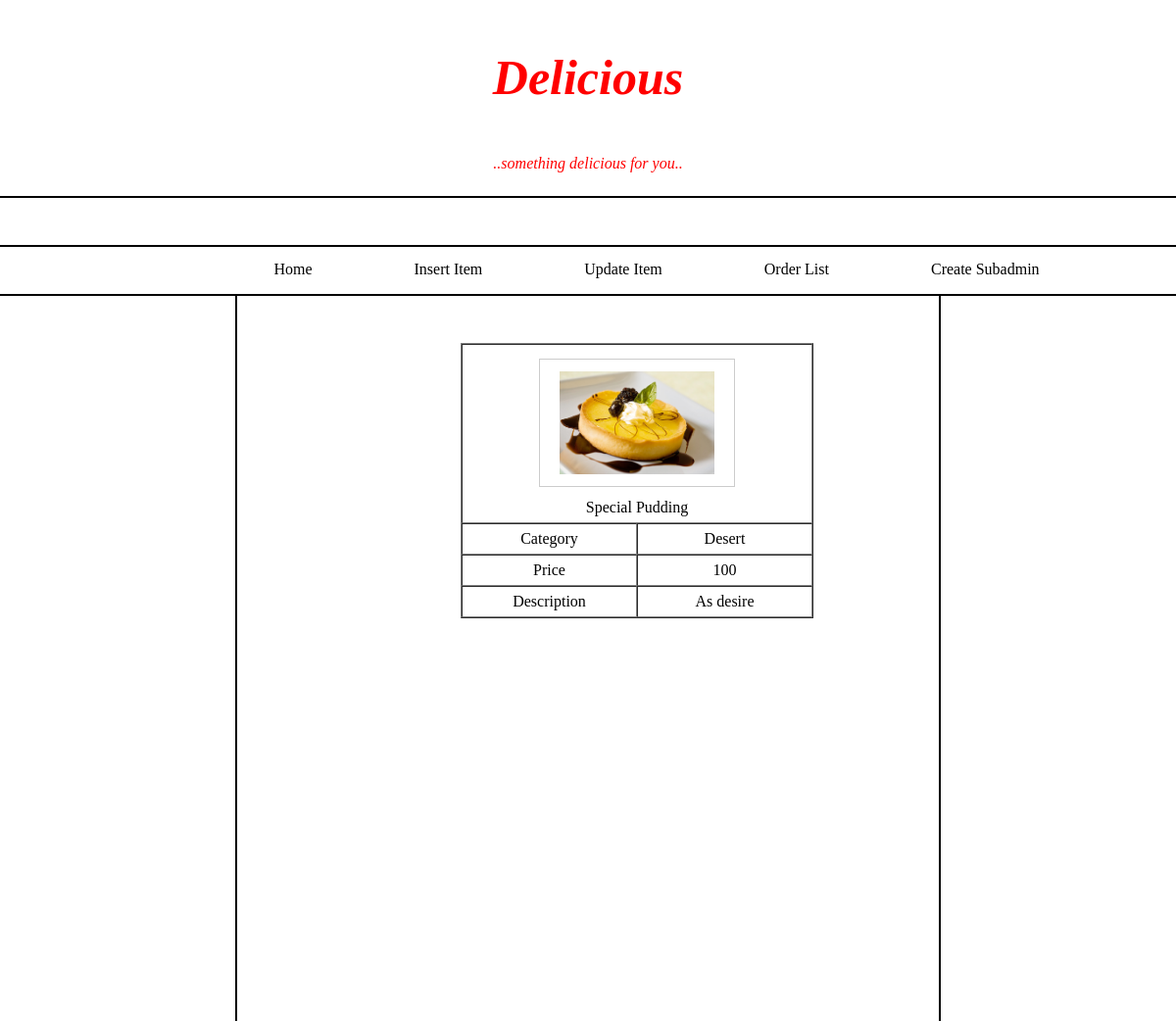
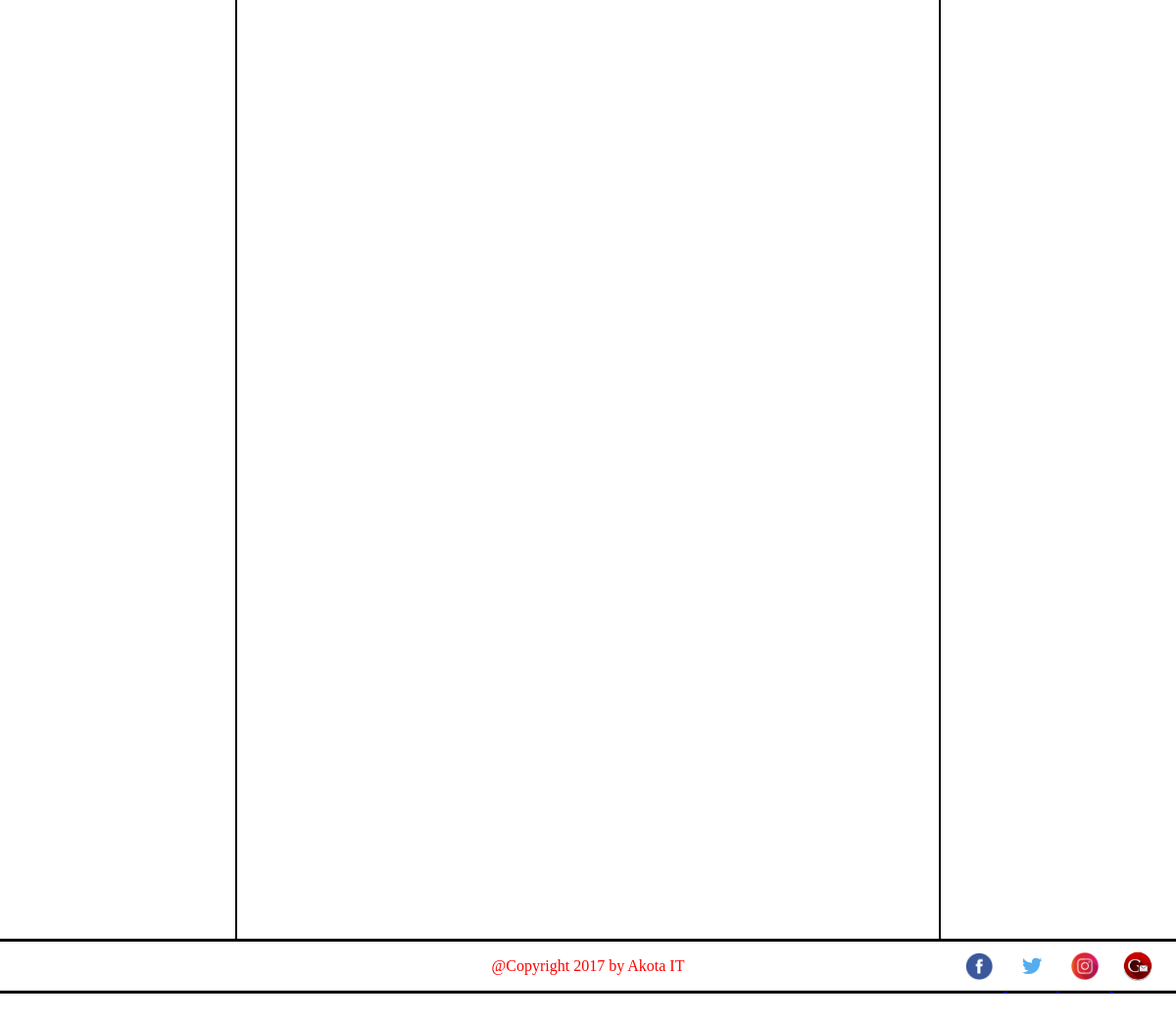
The app's page /Delicious/Admin/view.php?item_id=1 with its own data (2 pictures, top to bottom).
### tables this page shows
CREATE TABLE `item` (
  `item_id` int(10) NOT NULL,
  `item_name` varchar(50) NOT NULL,
  `category` varchar(20) NOT NULL,
  `price` int(20) NOT NULL,
  `description` text NOT NULL,
  `img_name` varchar(50) NOT NULL,
  `img_path` varchar(50) NOT NULL,
  `img_type` varchar(50) NOT NULL
);

### Delicious/Admin/view.php (the view, shortened to what this page needs)
<!doctype html>
<html>
<head>
<link rel="stylesheet" type="text/css" href="../css/style.css">
</head>
<body>
	<div id="header">
<?php include("../header/header.php");   ?>
</div>
<div id="menu">
	</div>
	<div id="menu1">
<?php include("menu/menu.php");   ?>
	</div>
	<div id="sbar">
</div>
	<div id="sbar1"></div>
	<div id="cont">
<?php
include("../database/config.php");
if(isset($_GET['item_id'])){
	$item_id = $_GET['item_id'];
$result2 = "SELECT * FROM `item` where `item_id`='".$item_id."'";
$query2 = mysqli_query($myconn, $result2);
?>
<table width="50%" style="margin:0 auto" border="1px solid black" cellspacing="0" cellpadding="6">
<?php
while($row = mysqli_fetch_array($query2)){
	$item_name = $row['item_name'];
	$category = $row['category'];
	$price = $row['price'];
	$description = $row['description'];
	$imgpath = $row['img_path'];
	if($item_name == $item_name){
?>
				<tr width="100%"><td colspan="2"><center><?php echo '<img class="item_img" src="'.$imgpath.'">';?><br><?php echo $item_name; ?></center></td>
                </tr>
                <tr><td width="50%"><center>Category</center></td>
                <td><center><?php echo $category; ?></center></td></tr>
                <tr><td width="50%"><center>Price</center></td>
                <td><center><?php echo $price; ?></center></td
                ></tr>
                <tr><td width="50%"><center>Description</center></td>
                <td><center><?php echo $description; ?></center></td></tr>
<?php
		}
	}
}
?>
</table>
</div>
	<div id="footer">
<?php include("../footer/footer.php");   ?>
</div>
</body>
</html>

### Delicious/css/style.css (style rules this page uses)
#header { width: 100%; top: 0px; height: 200px; left: 0px; position: absolute; border-bottom:2px solid black; }
#cont { width: 60%; top: 300px; min-height: 2000px; height:auto; left: 20%; position: absolute; text-decoration:none; padding:50px; }
#cont img { width: 100%; max-width: 200px; max-height:200px; }
#menu { width: 100%; top: 200px; height: 50px; left: 0px; position: absolute; font-size:16px; text-align:center; border-bottom:2px solid black; }
#menu1 { width: 100%; top: 250px; height: 50px; left: 0px; position: absolute; font-size:16px; text-align:center; border-bottom:2px solid black; }
#sbar { width: 20%; top: 300px; height: auto; min-height:1700px; left: 0; position: absolute; font-size: 20px; border-right:2px solid black; }
#sbar1 { width: 20%; top: 300px; height: auto; min-height:1700px; right: 0px; position: absolute; border-left:2px solid black; }
#footer { width: 100%; top: 2000px; height: 50px; left: 0px; position: absolute; border-top:3px solid black; border-bottom:3px solid black; }
.item_name, .item_img, .category, .price, .select, .quantity, .fname, .lname, .area, .city, .zip, .country { width: 50%; padding: 12px 20px; margin: 8px 0; display: inline-block; border: 1px solid #ccc; box-sizing: border-box; }

### records on screen
item: img_path (picture), item_name "Special Pudding", category "Desert", price "100", description "As desire"
